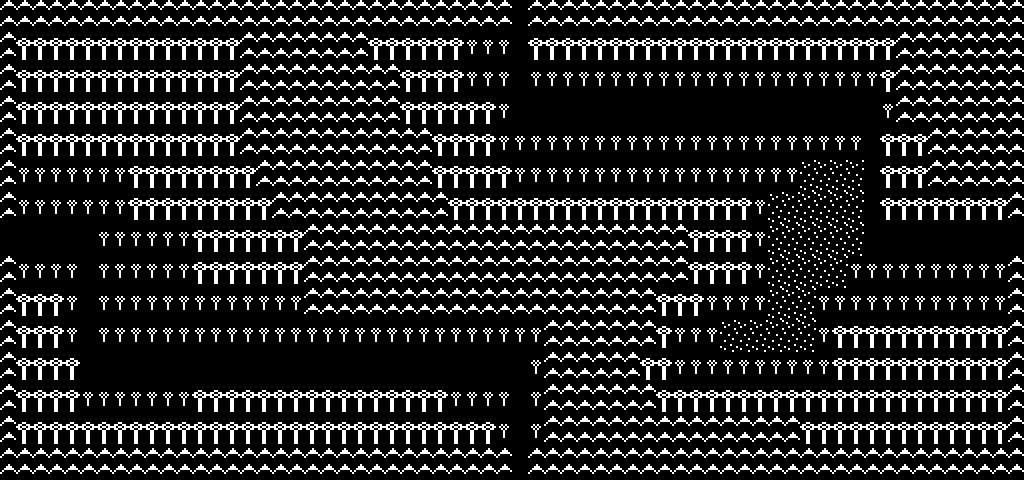

This is a level from a 2D game, rendered from its Tiled map with the project's own tilesets. A one-line summary and the map file follow, with tile-layer data summarised:
An orthogonal 64x15 tile map with 16x32 px tiles, 1 tile layer (Map8).

<map version="1.0" orientation="orthogonal" width="64" height="15" tilewidth="16" tileheight="32">
 <tileset firstgid="1" name="tileset15" tilewidth="16" tileheight="32">
  <image source="../res/tileset15.png" width="240" height="32" />
  <tile id="0">
   <properties>
    <property name="type" value="NULL" />
   </properties>
  </tile>
  <tile id="1">
   <properties>
    <property name="type" value="BRICK" />
   </properties>
  </tile>
  <tile id="2">
   <properties>
    <property name="type" value="WOODS" />
   </properties>
  </tile>
  <tile id="3">
   <properties>
    <property name="type" value="MOUNTAIN1" />
   </properties>
  </tile>
  <tile id="4">
   <properties>
    <property name="type" value="PATH" />
   </properties>
  </tile>
  <tile id="5">
   <properties>
    <property name="type" value="SWAMP" />
   </properties>
  </tile>
  <tile id="6">
   <properties>
    <property name="type" value="TOWN" />
   </properties>
  </tile>
  <tile id="7">
   <properties>
    <property name="type" value="CHARACTER" />
   </properties>
  </tile>
  <tile id="8">
   <properties>
    <property name="type" value="ICHARACTER" />
   </properties>
  </tile>
  <tile id="9">
   <properties>
    <property name="type" value="GATE" />
   </properties>
  </tile>
  <tile id="10">
   <properties>
    <property name="type" value="MAPEDGE" />
   </properties>
  </tile>
  <tile id="11">
   <properties>
    <property name="type" value="PORTAL" />
   </properties>
  </tile>
  <tile id="12">
   <properties>
    <property name="type" value="FOREST" />
   </properties>
  </tile>
  <tile id="13">
   <properties>
    <property name="type" value="MOUNTAIN2" />
   </properties>
  </tile>
  <tile id="14">
   <properties>
    <property name="type" value="LAMP" />
   </properties>
  </tile>
 </tileset>
 <layer name="Map8" width="64" height="15">
  <data>[960 cells, 960 non-empty, 7 distinct tile ids]</data>
 </layer>
</map>